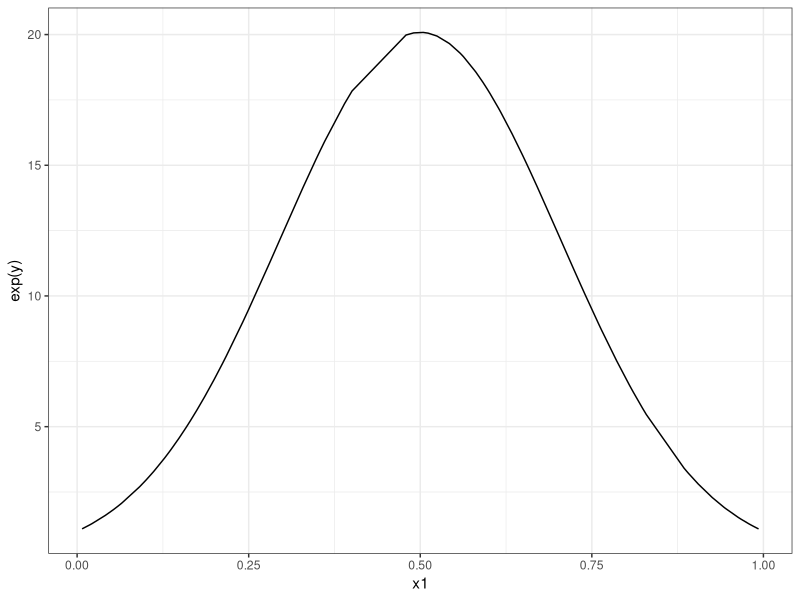
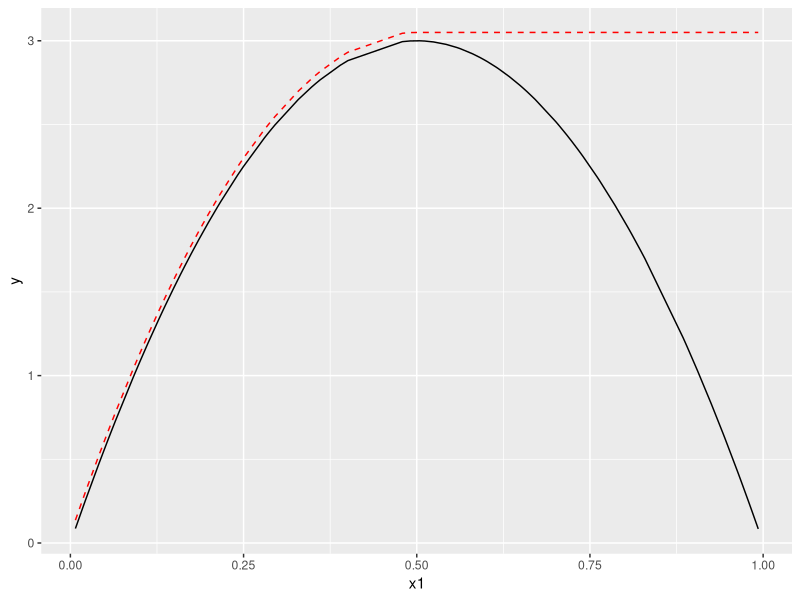
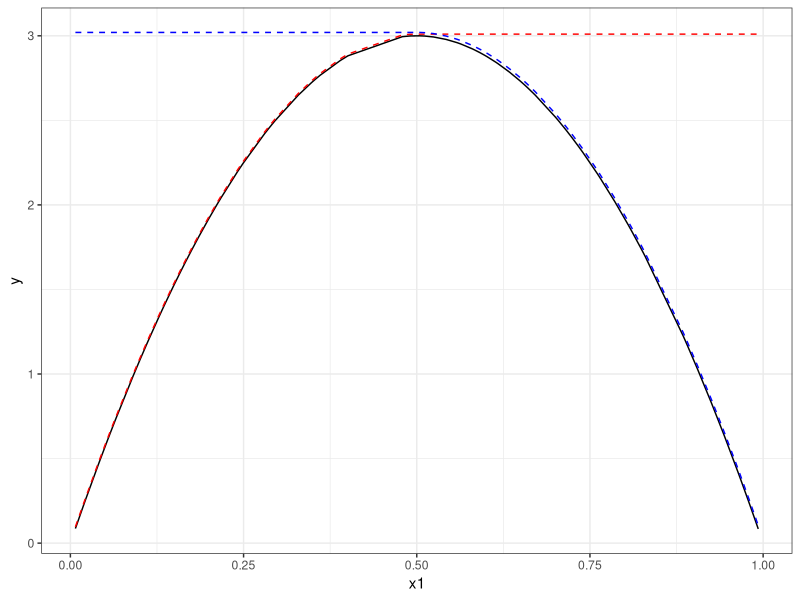
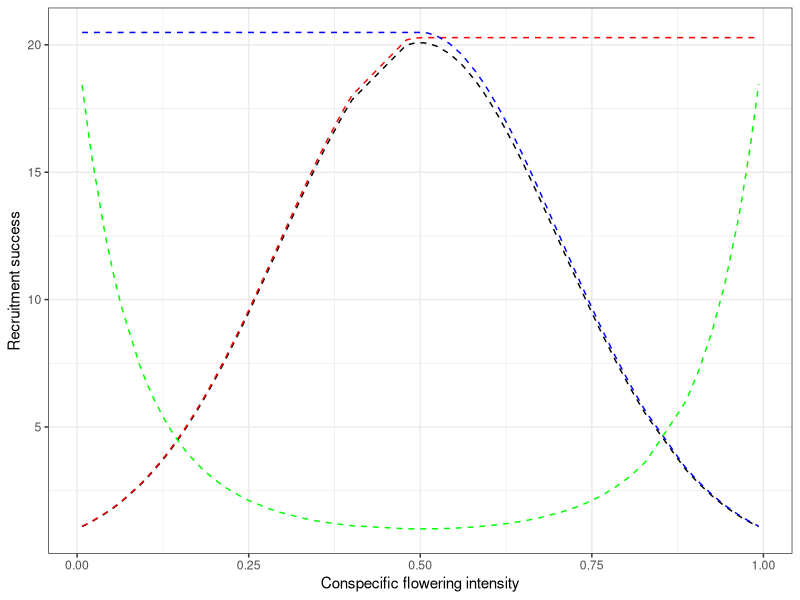
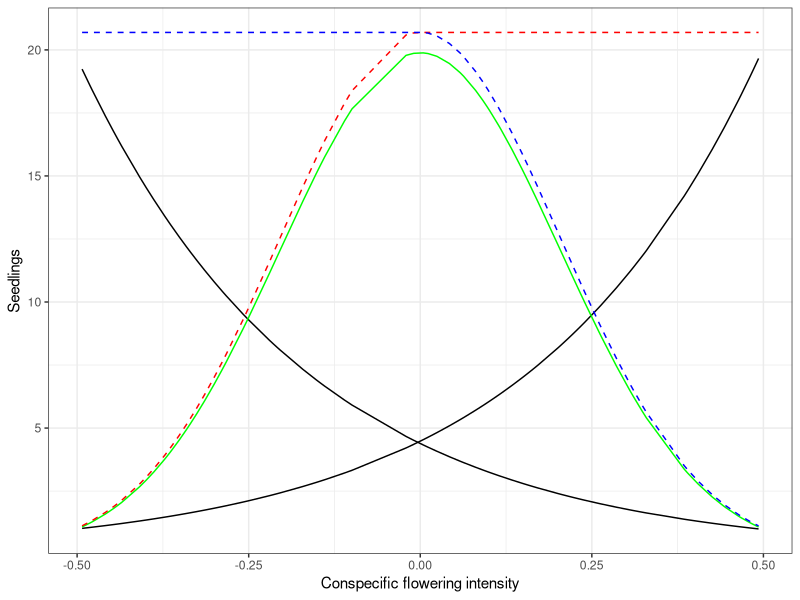

Write the R code that produced these figures, in order. (Note: this script raises an error after producing the figures.)
################################################################################
#' @author James margrove 
#' @title hypothesis graphics 
#' 
#' 

rm(list=ls())



x1 <- runif(100)
require(ggplot2)


quad <- function(b1, b2, alpha, x){
  x * b1 + x^2 * b2 + alpha 
}




test <- data.frame(x1 - 0.5, y = quad(12, -1 * 12, 0, x1))


ggplot(test, aes(x = x1, y = exp(y))) + geom_line() + theme_bw()


# x1 > 
y2 <- test$y
y2[which(test$x1 > 0)] <- max(test$y)
test$y2 <- y2

ggplot(test, aes(x = x1, y = y)) + geom_line() + 
  geom_line(aes(x = x1, y = y2 + 0.05), color = "red", linetype = 2)


# x1 > 
y3 <- test$y
y3[which(test$x1 < 0)] <- max(test$y)
test$y3 <- y3   

ggplot(test, aes(x = x1, y = y)) + geom_line() + 
  theme_bw() + 
  geom_line(aes(x = x1, y = y2 + 0.01), color = "red", linetype = 2) + 
  geom_line(aes(x = x1, y = y3 + 0.02), color = "blue", linetype = 2)


# Invert
y4 <- test$y
y4 <- y4 * -1 + max(test$y)
test$y4 <- y4   


p1 <- ggplot(test, aes(x = x1, y = exp(y))) + geom_line( color = "black", linetype = 2) + 
  theme_bw() + 
  geom_line(aes(x = x1, y = exp(y2 + 0.01)), color = "red", linetype = 2) + 
  geom_line(aes(x = x1, y = exp(y3 + 0.02)), color = "blue", linetype = 2) + 
  geom_line(aes(x = x1, y = exp(y4 + 0.0)), color = "green", linetype = 2) + 
  ylab("Recruitment success") + 
  xlab("Conspecific flowering intensity")


p1

### now abundance 
linear <- function(beta, alpha, x){
  x * beta + alpha 
}
max(linear(4, 0, x1))
n = max(test$y)
abn_df <- data.frame(x1 = x1 - 0.5, y = linear(n, 0, x1), y1 = linear(-1*n, max(linear(n, 0, x1)), x1))

p1 <- ggplot(abn_df, aes(x = x1, y = exp(y))) + geom_line() + theme_bw() + 
  geom_line(aes(x1, y = exp(y1))) + 
  geom_line(data = test, inherit.aes = F, aes(x = x1 - 0.5, y = exp(y - 0.01)), 
            color = "green") + 
  geom_line(data = test, inherit.aes = F, aes(x = x1 - 0.5, y = exp(y2 + 0.03)), 
            color = "red", linetype = 2) + 
  geom_line(data = test, inherit.aes = F, aes(x = x1 - 0.5, y = exp(y3 + 0.03)), 
            color = "blue", linetype = 2) +
  ylab("Seedlings") +
  xlab("Conspecific flowering intensity")

p1

# This is the tree 
ggsave(p1, file = "./graphs/hyp_LGI.png", 
       width = 4, height = 4)

#### additional with abundance 

quad <- function(b2, b1, alpha, x){
  (x^2 * b2) + (x * b1 ) + alpha 
}


x1 <- seq(-10, 10, length = 100)



res = c();
b <- c(0.02, 0.05, 0.1, 0.75, 2) * -1
test2 <- data.frame(x1 = rep(x1, times = 5), qt = rep(b, each = 100)) 
for(i in b){
  res <- append(quad(i,0, log(10), x1), res)
}

test2$y2 <- res
test2$qt <- as.factor(test2$qt)

colnames(test2)[2] <- "Quadratic term"

p2 <- ggplot(test2, aes(x = x1, y = exp(y2), linetype = `Quadratic term`)) + geom_line() + 
  theme_classic() + 
  xlim(-10, 0) + 
  theme(legend.position = "none", axis.text = element_blank()) + 
  ylab("") + 
  xlab("") 

p2

ggsave(p2, file = "./graphs/quad term hypothesis.png", 
       width = 4, height = 4)


p3 <- ggplot(test2, aes(x = x1, y = exp(y2), linetype = `Quadratic term`)) + geom_line() + 
  theme_classic() + 
  xlim(0, 10) + 
  theme(legend.position = "none", axis.text = element_blank()) + 
  ylab("") + 
  xlab("") 

p3

ggsave(p3, file = "./graphs/quad term hypothesis_rev.png", 
       width = 4, height = 4)





#######

quad <- function(b2, b1, alpha, x){
  (x^2 * b2) + (x * b1 ) + alpha 
}


x1 <- seq(-10, 10, length = 100)



res = c();
b <- c(12.5, 10, 7.5, 5, 2.5)
test2 <- data.frame(x1 = rep(x1, times = 5), qt = rep(b, each = 100)) 
for(i in b){
  res <- append(quad(-0.2,0, log(i), x1), res)
}

test2$y2 <- res
test2$qt <- as.factor(test2$qt)

colnames(test2)[2] <- "Heterospecific flowering intensity"

p4 <- ggplot(test2, aes(x = x1, y = exp(y2), linetype = `Heterospecific flowering intensity`)) + geom_line() + 
  theme_classic() + 
  theme(legend.position = "null", axis.text = element_blank()) + 
  ylab("") + 
  xlim(-5,5) + 
  xlab("") 

p4

ggsave(p4, file = "./graphs/quad term hypothesis.png", 
       width = 4, height = 4)




p5 <- ggplot(test2, aes(x = (x1), y = exp(y2)*-1, linetype = `Heterospecific flowering intensity`)) + geom_line() + 
  theme_classic() + 
  theme(legend.position = "top", axis.text = element_blank()) + 
  ylab("") + 
  xlim(-5,5) + 
  xlab("") 

p5

ggsave(p5, file = "./graphs/quad term hypothesis_rev.png", 
       width = 4, height = 4)




test3 <- test2
test3$`Heterospecific flowering intensity` <-  rev(test3$`Heterospecific flowering intensity`)
test4 <- rbind(test2, test3)
test4$abn <-  rep(c("high", "low"), each = dim(test2)[1])

p3 <- ggplot(test4, aes(x = x1, y = exp(y2), color = `Heterospecific flowering intensity`)) + 
  geom_line() + 
  facet_grid(~abn) + 
  theme_classic() + 
  theme(legend.position = "top", axis.text = element_blank()) + 
  ylab("Reproductive output") + 
  xlim(-5,0) + 
  xlab("Heterospecific flowering intensity") 
  

p3

ggsave(p3, file = "./graphs/quad term hypothesis.png", 
       width = 4, height = 4)




### Davids hypothesis

#1 
x <- 1:100








